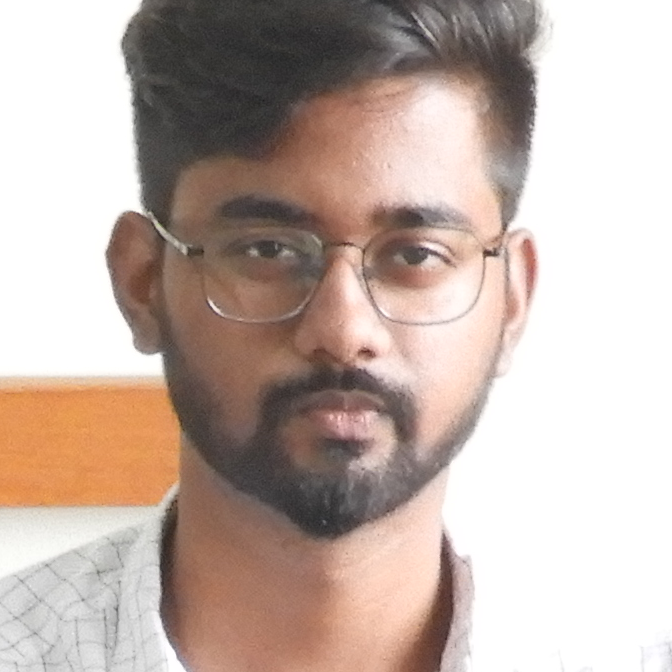
#> input picture Images/Class/Aakash/face1.png, 672 x 672 px; its folder holds only this picture in this run
$ jupyter execute mask.ipynb
#> lines starting #> are read from the running program, lines starting #| are printed output that depends on the picture
[cell 1]
import cv2
import os

def extract_and_save_upper_faces(input_folder, output_folder):
#> called with input_folder = '../Images/Class/', output_folder = '../Images/Class/'
    face_cascade = cv2.CascadeClassifier(cv2.data.haarcascades + 'haarcascade_frontalface_default.xml')

    if not os.path.exists(output_folder):
        os.makedirs(output_folder)

    for subfolder in os.listdir(input_folder):
        subfolder_path = os.path.join(input_folder, subfolder)
        if os.path.isdir(subfolder_path):
            output_subfolder = os.path.join(output_folder, subfolder)
            os.makedirs(output_subfolder, exist_ok=True)

            for filename in os.listdir(subfolder_path):
                if filename.lower().endswith(('.png', '.jpg', '.jpeg')):
                    image_path = os.path.join(subfolder_path, filename)

                    person_image = cv2.imread(image_path)
#> person_image is the input picture: shape (672, 672, 3); mean B, G, R 169, 177.2, 194.2

                    gray_image = cv2.cvtColor(person_image, cv2.COLOR_BGR2GRAY)
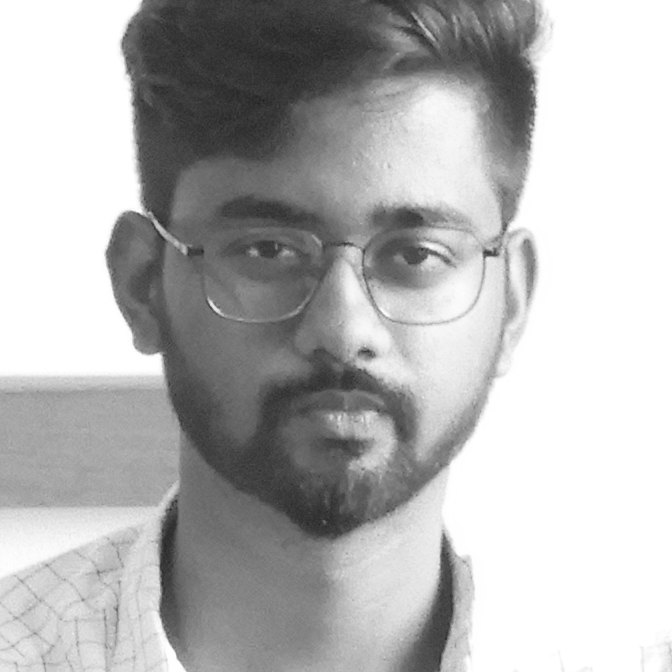
#> gray_image: shape (672, 672); min 29, max 255, mean 181.4

                    faces = face_cascade.detectMultiScale(gray_image, scaleFactor=1.1, minNeighbors=5, minSize=(30, 30))
#> faces = [[123, 84, 429, 429]]

                    for i, (x, y, w, h) in enumerate(faces):

                        if i>=1:
                            break
                        upper_face = person_image[y:y + h//2, x:x + w]

                        output_path = os.path.join(output_subfolder, f"upper_face_{i}_{filename}")
                        cv2.imwrite(output_path, upper_face)
#> this loop made 1 pass
#> pass 1, in extract_and_save_upper_faces, `upper_face = person_image[y:y + h//2, x:x + w]`:
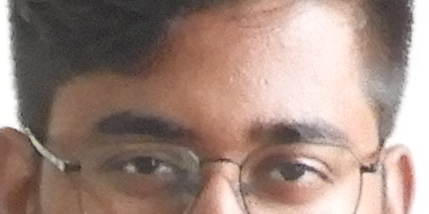
#> upper_face: shape (214, 429, 3); mean B, G, R 126.1, 135.8, 159.3
#> pass 2 of the loop in extract_and_save_upper_faces, `for subfolder in os.listdir(input_folder):`:
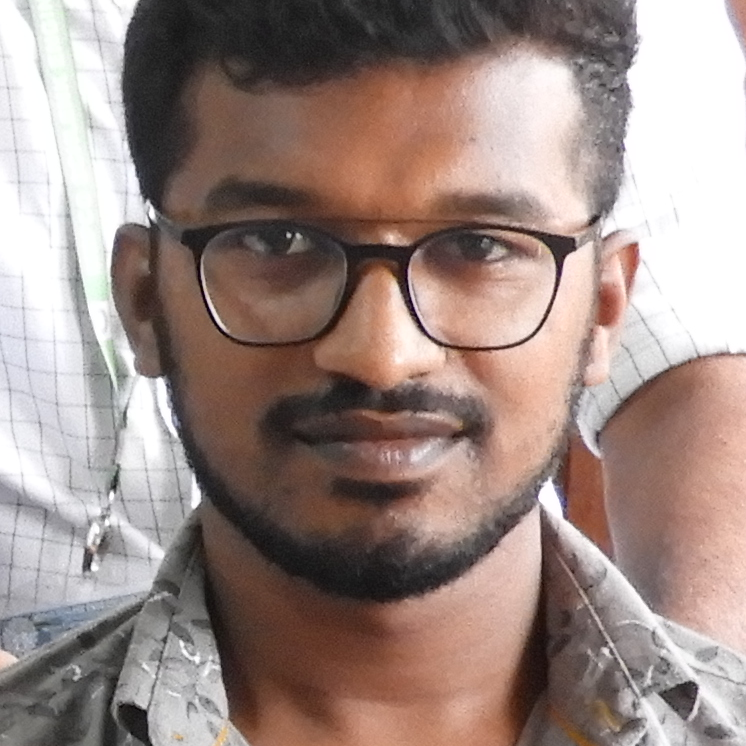
#> input picture Images/Class/Cranio/face4.png, 746 x 746 px
#> in extract_and_save_upper_faces, person_image is the input picture: shape (746, 746, 3); mean B, G, R 131.9, 137.7, 156.4
#> in extract_and_save_upper_faces, `gray_image = cv2.cvtColor(person_image, cv2.COLOR_BGR2GRAY)`:
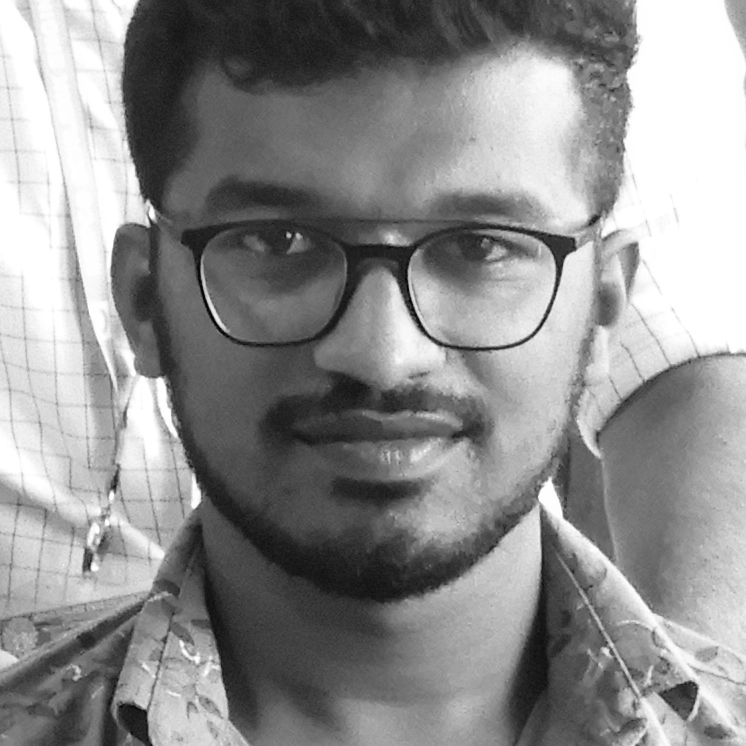
#> gray_image: shape (746, 746); min 4, max 255, mean 142.6
#> faces = [[123, 58, 505, 505]]
#> the loop in extract_and_save_upper_faces, `for i, (x, y, w, h) in enumerate(faces): ` made 1 pass
#> pass 1, in extract_and_save_upper_faces, `upper_face = person_image[y:y + h//2, x:x + w]`:
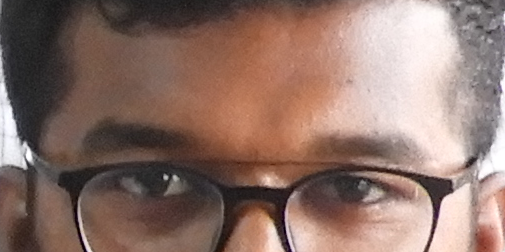
#> upper_face: shape (252, 505, 3); mean B, G, R 105.7, 115, 141.6


input_main_folder = '../Images/Class/'
output_main_folder = '../Images/Class/'

extract_and_save_upper_faces(input_main_folder, output_main_folder)
